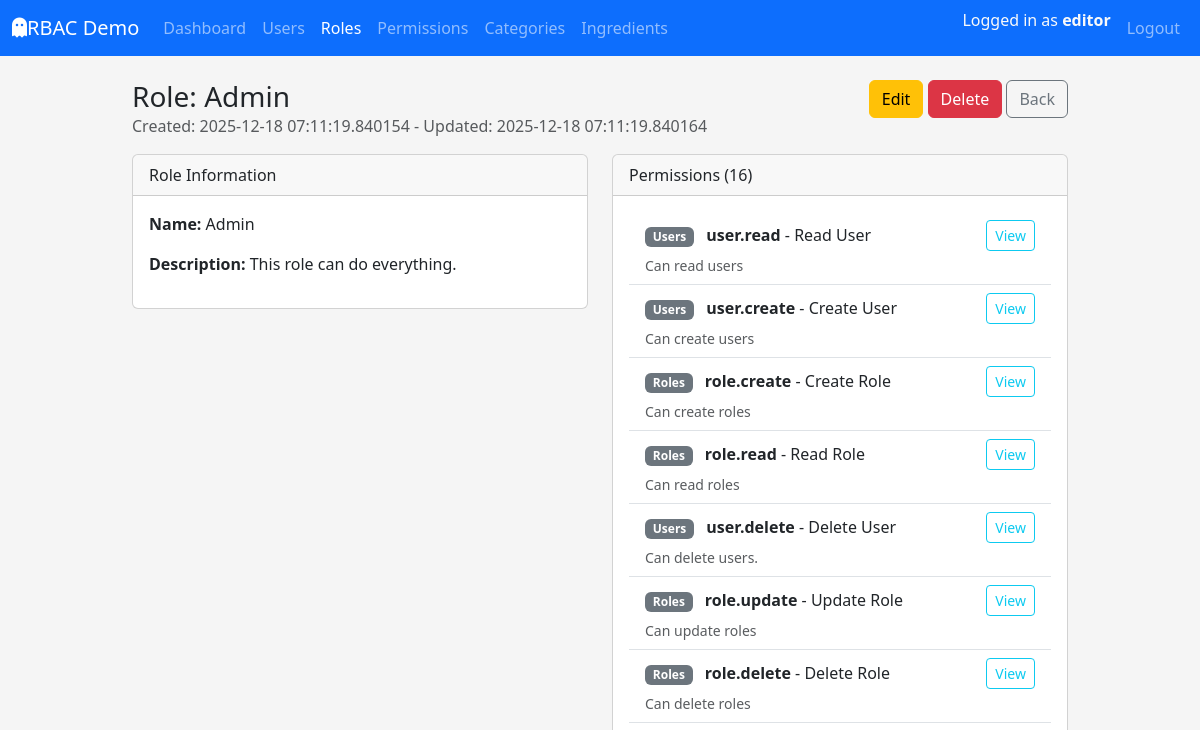
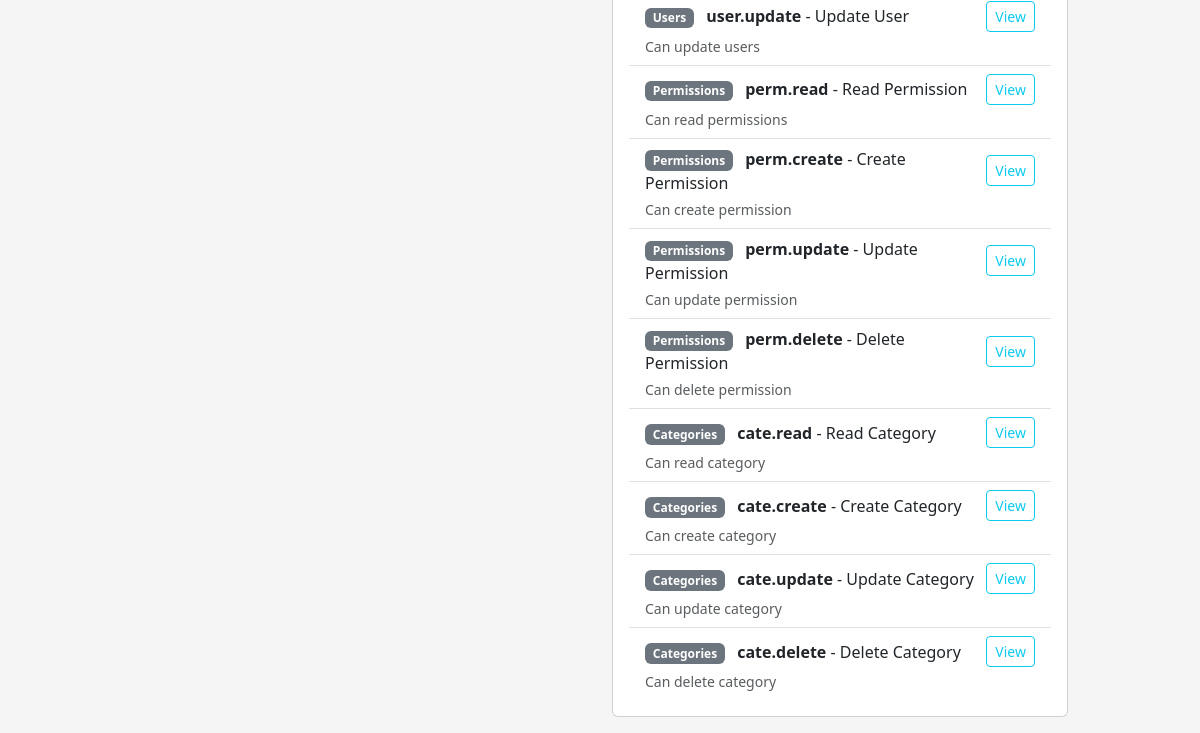
The page /roles/detail/2 (signed in) on the database as committed earlier (2 pictures, top to bottom).
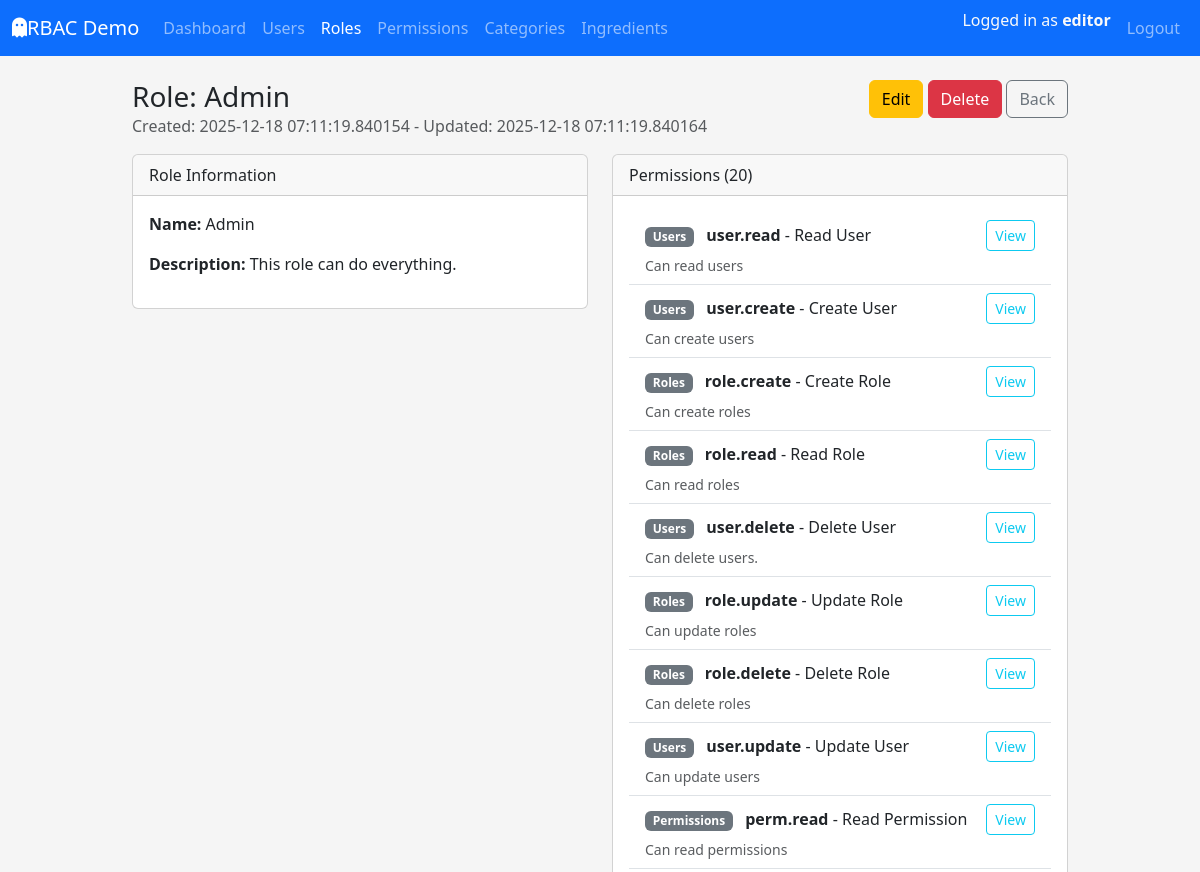
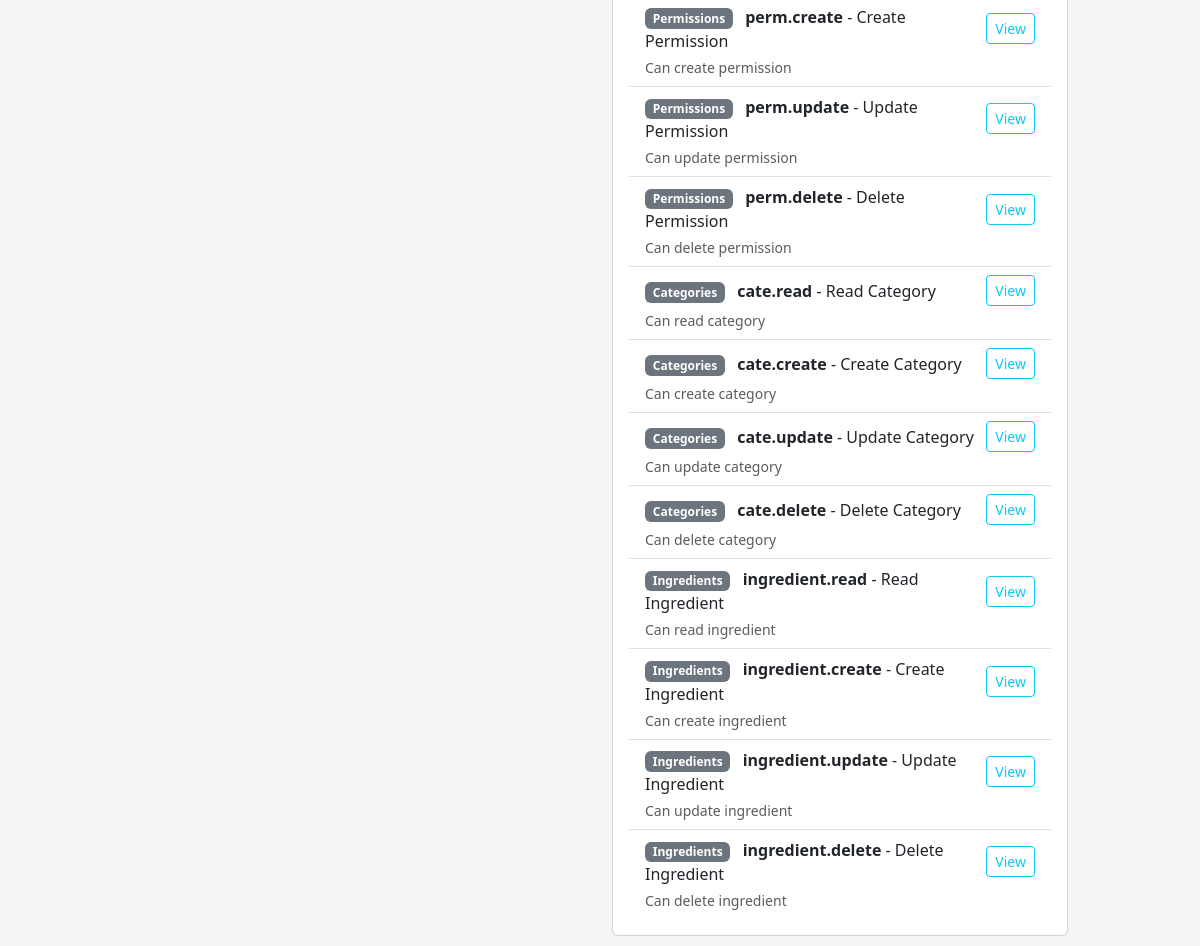
The same page on the database as committed later (2 pictures, top to bottom).
### app/models/permission.py (models this page shows, shortened)
class PermissionTable(db.Model):
    __tablename__ = "tbl_permissions"
    id = db.Column(db.Integer, primary_key=True)
    code = db.Column(db.String(64), unique=True, nullable=False, index=True)
    name = db.Column(db.String(120), nullable=False)
    description = db.Column(db.String(255))
    module = db.Column(db.String(80), nullable=False, default="General")
    created_at = db.Column(db.DateTime, default=datetime.utcnow, nullable=False)
    updated_at = db.Column(db.DateTime, default=datetime.utcnow,onupdate=datetime.utcnow, nullable=False)
    roles = db.relationship("RoleTable", secondary=tbl_role_permissions, back_populates="permissions")

### app/routes/roles_route.py (the view)
@role_bp.route('/detail/<int:role_id>', methods=['GET'])
@login_required
@permission_required(Perm.ROLE_READ)
def detail(role_id: int):
    role = RoleService.get_role_by_id(role_id)
    if role is None:
        abort(404)
    return render_template("roles/detail.html", role=role)

### app/models/user.py (called while the page is built)
    def get_permission_codes(self) -> set[str]:
        return {perm.code for role in self.roles for perm in role.permissions}

    def has_permission(self, permission_code: str) -> bool:
        return permission_code in self.get_permission_codes()

### app/services/role_service.py (called while the page is built)
    @staticmethod
    def get_role_by_id(role_id: int) -> Optional[RoleTable]:
        return RoleTable.query.get(role_id)

### app/templates/roles/detail.html (shortened to what this page needs)
{% extends "layouts/base.html" %}  {% block content %}
<div class="d-flex justify-content-between algin-items-center mb-3">
  <div>
    <h1 class="h3 mb-0">Role: {{ role.name }}</h1>
    <p class="text-muted mb-0">
      Created: {{ role.created_at }} - Updated: {{ role.updated_at }}
    </p>
  </div>
  <div class="text-end">
    <a
      href="{{ url_for('tbl_roles.edit', role_id=role.id) }}"
      class="btn btn-warning"
      >Edit</a
    >
    <a
      href="{{ url_for('tbl_roles.delete_confirm', role_id=role.id) }}"
      class="btn btn-danger"
      >Delete</a
    >
    <a href="{{ url_for('tbl_roles.index') }}" class="btn btn-outline-secondary"
      >Back</a
    >
  </div>
</div>
<div class="row">
  <div class="col-lg-6 mb-3">
    <div class="card">
      <div class="card-header">Role Information</div>
      <div class="card-body">
        <p><strong>Name:</strong> {{ role.name }}</p>
        <p><strong>Description:</strong> {{ role.description or "-"}}</p>
      </div>
    </div>
  </div>
  <div class="col-lg-6 mb-3">
    <div class="card">
      <div class="card-header">Permissions ({{ role.permissions|length }})</div>
      <div class="card-body">
        {% if role.permissions %}
        <ul class="list-group list-group-flush">
          {% for perm in role.permissions %}
          <li class="list-group-item">
            <div class="d-flex justify-content-between align-items-center">
              <div>
                <span class="badge bg-secondary me-2">{{ perm.module }}</span>
                <strong>{{ perm.code }}</strong> - {{ perm.name }}
              </div>
              <a
                href="{{ url_for('tbl_perms.detail', permission_id=perm.id) }}"
                class="btn btn-sm btn-outline-info"
                >View</a
              >
            </div>
            {% if perm.description %}
            <div class="small text-muted mt-1">{{ perm.description }}</div>
            {% endif %}
          </li>
          {% endfor %}
        </ul>
        {% else %}
        <p class="text-muted mb-0">This role has no permission yet.</p>
        {% endif %}
      </div>
    </div>
  </div>
</div>
{% endblock %}

Rows that differ between the two databases and show on the page:
added PermissionTable: module "Ingredients", code "ingredient.read", name "Read Ingredient", description "Can read ingredient"
added PermissionTable: module "Ingredients", code "ingredient.create", name "Create Ingredient", description "Can create ingredient"
added PermissionTable: module "Ingredients", code "ingredient.update", name "Update Ingredient", description "Can update ingredient"
added PermissionTable: module "Ingredients", code "ingredient.delete", name "Delete Ingredient", description "Can delete ingredient"
Other text that changed with them:
{{ role.permissions|length }}: "16" → "20"
